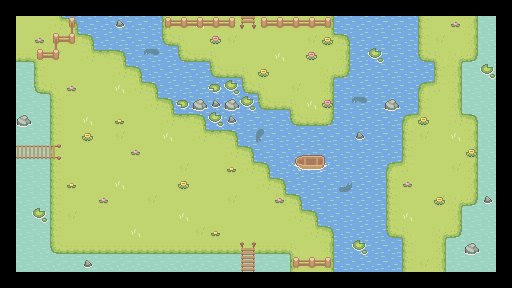

Below is a game level as drawn by its tile map, then a one-line description and the .tmx file that defines it, in full:
An orthogonal 32x18 tile map with 16x16 px tiles, 3 tile layers (Water, Floor, OnFloor), 1 hidden layer not drawn, 10 tilesets.

<map version="1.10" tiledversion="1.12.2" orientation="orthogonal" renderorder="right-down" width="32" height="18" tilewidth="16" tileheight="16" infinite="0" nextlayerid="7" nextobjectid="1">
 <editorsettings>
  <export target="riviere.json" format="json" />
 </editorsettings>
 <tileset firstgid="1" source="../tilesets/Water.tsx" />
 <tileset firstgid="5" source="../tilesets/Wood Bridge.tsx" />
 <tileset firstgid="16" source="../tilesets/Grass.tsx" />
 <tileset firstgid="93" source="../tilesets/Hills.tsx" />
 <tileset firstgid="192" source="../tilesets/Basic_Grass_Biom_things.tsx" />
 <tileset firstgid="237" source="../tilesets/collisions.tsx" />
 <tileset firstgid="269" source="../tilesets/WaterDark.tsx" />
 <tileset firstgid="273" source="../tilesets/Fences.tsx" />
 <tileset firstgid="289" source="../tilesets/Boats.tsx" />
 <tileset firstgid="343" source="../tilesets/big fish 2 swimming in cirkels.tsx" />
 <layer id="1" name="Water" width="32" height="18">
  <data encoding="csv">
0,0,0,0,0,0,0,0,0,0,0,0,0,0,0,0,0,0,0,0,0,0,0,0,0,0,0,0,0,0,0,0,
0,2,3,269,270,271,272,269,270,271,272,4,1,2,3,4,1,2,3,269,270,271,272,269,270,271,272,4,1,2,3,0,
0,2,3,269,270,271,272,269,270,271,272,269,270,271,272,4,1,2,3,269,270,271,272,269,270,271,272,4,1,2,3,0,
0,2,3,269,270,271,272,269,270,271,272,269,270,271,272,4,1,2,3,269,270,271,272,269,270,271,272,269,1,2,3,0,
0,2,3,269,270,271,272,269,270,271,272,269,270,271,272,269,270,271,272,269,270,271,272,269,270,271,272,269,1,2,3,0,
0,2,3,4,1,2,3,269,270,271,272,269,270,271,272,269,270,271,272,269,270,271,272,269,270,271,272,269,1,2,3,0,
0,2,3,4,1,2,3,269,270,271,272,269,270,271,272,269,270,271,272,269,270,271,272,269,270,271,272,4,1,2,3,0,
0,2,3,4,1,2,3,269,270,271,272,269,270,271,272,269,270,271,272,269,270,271,272,269,270,271,272,4,1,2,3,0,
0,2,3,4,1,2,3,269,270,271,272,269,270,271,272,269,270,271,272,269,270,271,272,269,270,271,272,4,1,2,3,0,
0,2,3,4,1,2,3,4,1,2,3,269,270,271,272,269,270,271,272,269,270,271,272,269,270,271,272,4,1,2,3,0,
0,2,3,4,1,2,3,4,1,2,3,4,1,2,3,269,270,271,272,269,270,271,272,269,270,271,272,4,1,2,3,0,
0,2,3,4,1,2,3,4,1,2,3,4,1,2,3,269,270,271,272,269,270,271,272,269,270,271,272,4,1,2,3,0,
0,2,3,4,1,2,3,4,1,2,3,4,1,2,3,269,270,271,272,269,270,271,272,269,270,271,272,4,1,2,3,0,
0,2,3,4,1,2,3,4,1,2,3,4,1,2,3,269,270,271,272,269,270,271,272,269,270,271,272,4,1,2,3,0,
0,2,3,4,1,2,3,4,1,2,3,4,1,2,3,4,1,2,3,269,270,271,272,269,270,271,272,4,1,2,3,0,
0,2,3,4,1,2,3,4,1,2,3,4,1,2,3,4,1,2,3,269,270,271,272,269,270,271,272,4,1,2,3,0,
0,2,3,4,1,2,3,4,1,2,3,4,1,2,3,4,1,2,3,269,270,271,272,269,270,271,272,4,1,2,3,0,
0,0,0,0,0,0,0,0,0,0,0,0,0,0,0,0,0,0,0,0,0,0,0,0,0,0,0,0,0,0,0,0
</data>
 </layer>
 <layer id="2" name="Floor" width="32" height="18">
  <data encoding="csv">
0,0,0,0,0,0,0,0,0,0,0,0,0,0,0,0,0,0,0,0,0,0,0,0,0,0,0,0,0,0,0,0,
0,28,28,43,18,0,0,0,0,0,27,28,82,28,28,28,28,28,28,28,29,0,0,0,0,0,27,28,28,29,0,0,
0,28,28,28,43,18,0,0,0,0,38,33,28,28,71,28,28,28,28,71,43,18,0,0,0,0,27,71,28,29,0,0,
0,39,33,71,28,43,17,18,0,0,0,38,39,33,28,28,28,82,28,28,28,29,0,0,0,0,38,33,32,40,0,0,
0,0,27,28,28,28,28,43,18,0,0,0,0,38,39,33,28,28,28,28,32,40,0,0,0,0,0,27,29,0,0,0,
0,0,38,33,28,28,28,82,43,18,0,0,0,0,0,38,33,28,71,28,29,0,0,0,0,0,16,44,29,0,0,0,
0,0,0,27,28,28,28,28,28,43,18,0,0,0,0,0,38,39,33,82,29,0,0,0,0,0,27,28,29,0,0,0,
0,0,0,27,28,82,28,28,28,28,43,17,18,0,0,0,0,0,38,39,40,0,0,0,0,16,44,28,43,18,0,0,
0,0,0,27,28,28,28,71,28,28,82,28,43,17,18,0,0,0,0,0,0,0,0,0,0,27,71,28,82,29,0,0,
0,0,0,27,28,28,28,28,28,28,28,28,28,28,43,18,0,0,0,0,0,0,0,0,0,27,28,28,28,29,0,0,
0,0,0,27,28,28,28,28,28,28,28,71,28,28,28,43,18,0,0,0,0,0,0,0,16,44,28,28,71,29,0,0,
0,0,0,27,28,28,28,82,28,28,28,28,28,28,28,28,43,18,0,0,0,0,0,0,27,28,28,28,28,29,0,0,
0,0,0,27,28,28,28,28,28,71,28,28,28,28,71,28,28,43,18,0,0,0,0,0,27,28,28,71,32,40,0,0,
0,0,0,27,71,28,28,28,28,28,28,82,28,28,28,28,28,28,43,18,0,0,0,0,27,82,28,28,29,0,0,0,
0,0,0,27,28,28,28,28,82,28,28,28,71,28,28,28,28,28,28,43,18,0,0,0,38,33,28,32,40,0,0,0,
0,0,0,38,39,39,39,39,39,39,39,39,39,39,39,39,39,39,33,28,29,0,0,0,0,27,28,29,0,0,0,0,
0,0,0,0,0,0,0,0,0,0,0,0,0,0,0,0,0,0,27,28,29,0,0,0,0,27,71,29,0,0,0,0,
0,0,0,0,0,0,0,0,0,0,0,0,0,0,0,0,0,0,0,0,0,0,0,0,0,0,0,0,0,0,0,0
</data>
 </layer>
 <layer id="3" name="OnFloor" width="32" height="18">
  <data encoding="csv">
0,0,0,0,0,0,0,0,0,0,0,0,0,0,0,0,0,0,0,0,0,0,0,0,0,0,0,0,0,0,0,0,
0,0,0,0,273,0,0,234,0,0,286,287,287,287,288,15,286,287,287,287,288,0,0,0,0,0,0,0,225,0,0,0,
0,0,225,274,284,0,0,0,0,0,0,0,0,226,0,0,0,0,0,0,217,0,0,0,0,0,0,0,0,0,0,0,
0,0,286,284,0,0,0,0,0,351,0,0,0,0,0,0,0,0,0,226,0,0,0,236,0,0,0,0,0,0,0,0,
0,0,0,0,0,0,0,0,0,0,0,0,0,0,0,0,217,0,0,0,0,0,0,0,0,0,0,0,0,0,236,0,
0,0,0,0,225,0,0,0,0,0,0,0,0,235,236,0,0,0,0,0,0,0,0,0,0,0,0,0,0,0,0,0,
0,0,0,0,0,0,0,0,0,0,0,235,233,234,233,236,0,0,0,0,226,0,351,0,233,0,0,0,0,0,0,0,
0,233,0,0,0,0,0,216,0,0,0,0,0,236,234,0,0,0,0,0,0,0,0,0,0,0,217,0,0,0,0,0,
0,0,0,0,0,217,0,0,0,0,0,0,0,0,0,0,347,0,0,0,0,0,234,0,0,0,0,0,0,0,0,0,
0,8,8,9,0,0,0,0,225,0,0,0,0,0,0,0,0,0,307,308,309,0,0,0,0,0,0,0,0,217,0,0,
0,0,0,0,0,0,0,0,0,0,0,0,0,0,216,0,0,0,316,317,318,0,0,0,0,0,0,0,0,0,0,0,
0,0,0,0,216,0,0,0,0,0,0,217,0,0,0,0,0,0,0,0,0,343,0,0,0,225,0,0,0,0,0,0,
0,0,0,0,0,0,225,0,0,0,0,0,0,0,0,0,0,225,0,0,0,0,0,0,0,0,0,217,0,0,234,0,
0,0,236,0,0,0,0,0,0,0,0,0,0,0,0,0,0,0,0,0,0,0,0,0,0,0,0,0,0,0,0,0,
0,0,0,0,0,0,0,0,0,0,0,0,0,216,0,0,0,0,0,0,0,0,0,0,0,0,0,0,0,0,0,0,
0,0,0,0,0,0,0,0,0,0,0,0,0,0,0,5,0,0,0,0,0,0,236,0,0,0,0,0,0,233,0,0,
0,0,0,0,0,234,0,0,0,0,0,0,0,0,0,10,0,0,286,287,288,0,0,0,0,0,0,0,0,0,0,0,
0,0,0,0,0,0,0,0,0,0,0,0,0,0,0,0,0,0,0,0,0,0,0,0,0,0,0,0,0,0,0,0
</data>
 </layer>
 <layer id="6" name="Collisions" width="32" height="18" visible="0">
  <data encoding="csv">
241,241,241,241,241,241,241,241,241,241,241,241,241,241,241,0,241,241,241,241,241,241,241,241,241,241,241,241,241,241,241,241,
241,241,241,241,250,241,241,241,241,241,252,252,252,252,252,0,252,252,252,252,252,241,241,241,241,241,241,241,241,241,241,241,
241,241,241,258,259,241,241,241,241,241,261,0,0,0,0,0,0,0,0,0,0,237,241,241,241,241,241,241,241,241,241,241,
241,241,254,259,0,0,0,237,241,241,241,261,240,0,0,0,0,0,0,0,0,237,241,241,241,241,241,241,241,241,241,241,
241,241,0,0,0,0,0,0,237,241,241,241,241,0,0,0,0,0,0,0,0,262,241,241,241,241,241,241,241,241,241,241,
241,241,261,0,0,0,0,0,0,237,239,239,239,0,0,0,0,0,0,0,237,241,241,241,241,241,241,241,241,241,241,241,
241,241,241,0,0,0,0,0,0,0,0,0,0,0,0,240,240,240,0,0,237,241,241,241,241,241,241,241,241,241,241,241,
241,241,241,0,0,0,0,0,0,0,0,0,0,0,0,241,241,241,261,240,262,241,241,241,241,241,241,241,241,241,241,241,
239,239,239,0,0,0,0,0,0,0,0,0,0,0,0,241,241,241,241,241,241,241,241,241,241,241,241,241,241,241,241,241,
0,0,0,0,0,0,0,0,0,0,0,0,0,0,0,237,241,241,241,241,241,241,241,241,241,241,241,241,241,241,241,241,
241,241,241,0,0,0,0,0,0,0,0,0,0,0,0,0,237,241,241,241,241,241,241,241,241,241,241,241,241,241,241,241,
241,241,241,0,0,0,0,0,0,0,0,0,0,0,0,0,0,237,241,241,241,241,241,241,241,241,241,241,241,241,241,241,
241,241,241,0,0,0,0,0,0,0,0,0,0,0,0,0,0,0,237,241,241,241,241,241,241,241,241,241,241,241,241,241,
241,241,241,0,0,0,0,0,0,0,0,0,0,0,0,0,0,0,0,237,241,241,241,241,241,241,241,241,241,241,241,241,
241,241,241,0,0,0,0,0,0,0,0,0,0,0,0,0,0,0,0,0,237,241,241,241,241,241,241,241,241,241,241,241,
241,241,241,261,240,240,240,240,240,240,240,240,240,240,0,0,0,240,0,0,237,241,241,241,241,241,241,241,241,241,241,241,
241,241,241,241,241,241,241,241,241,241,241,241,241,241,238,0,237,241,252,252,252,241,241,241,241,241,241,241,241,241,241,241,
241,241,241,241,241,241,241,241,241,241,241,241,241,241,238,0,237,241,241,241,241,241,241,241,241,241,241,241,241,241,241,241
</data>
 </layer>
</map>
